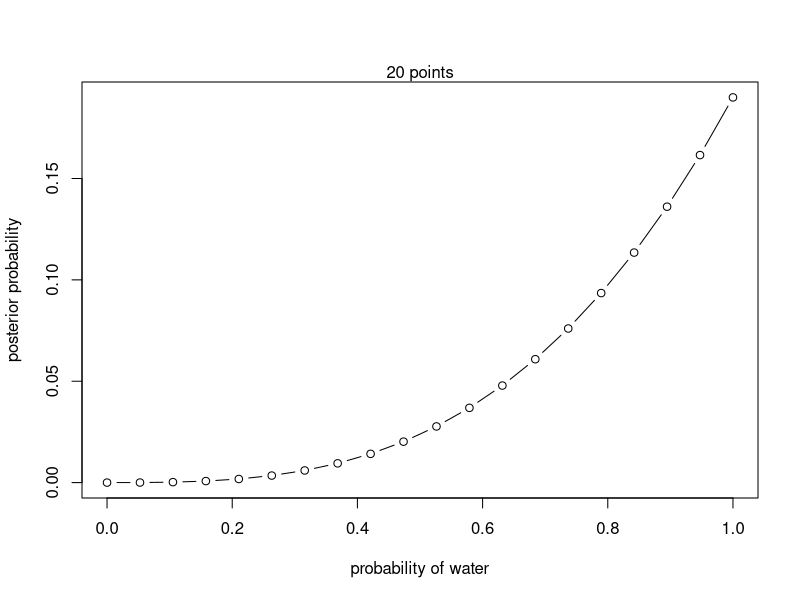
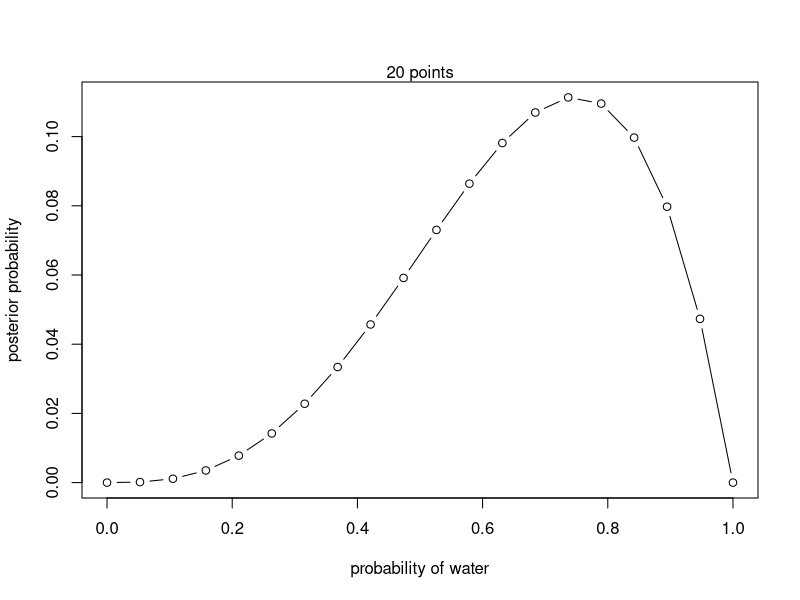
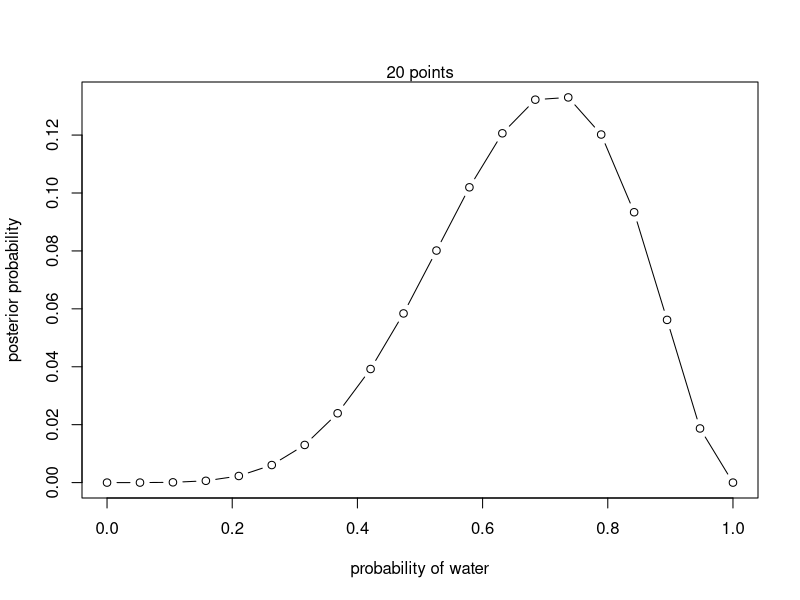
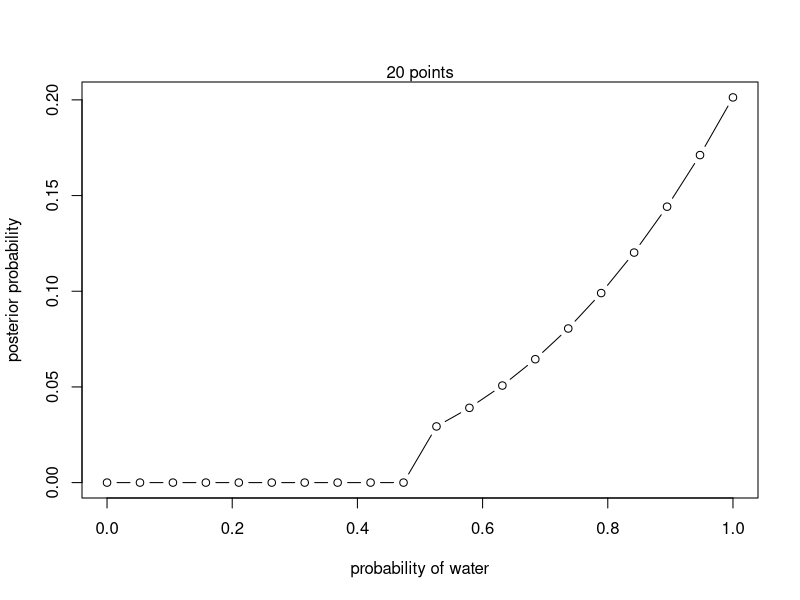
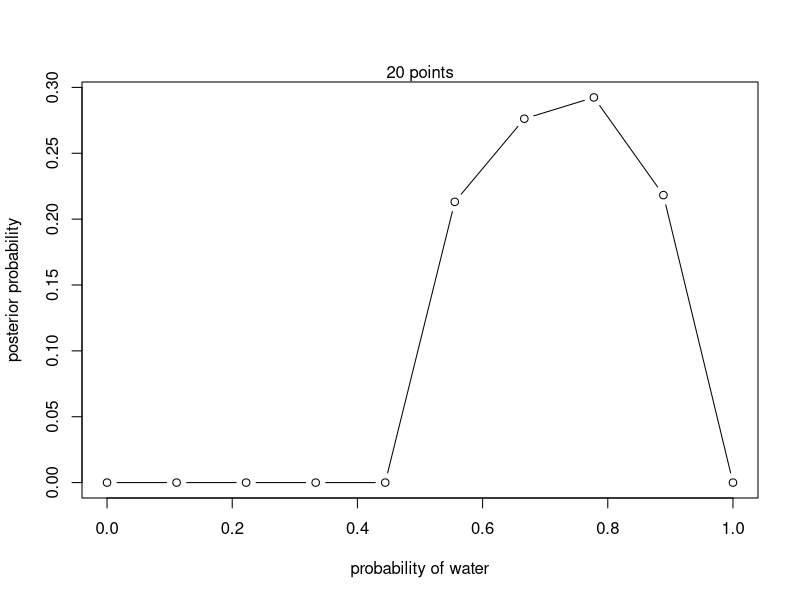
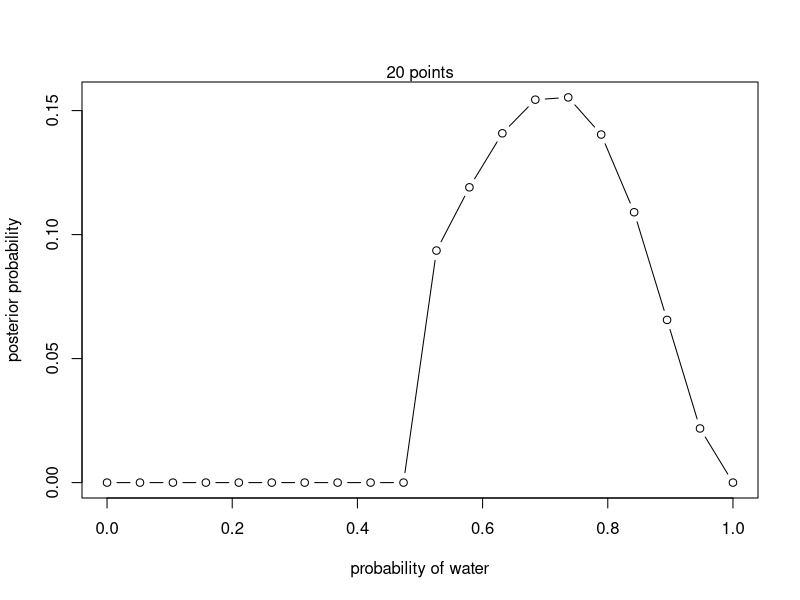

Here is the R script that generated these plots, in order:
## ---- chunk 1
p_grid<-seq(from=0,to=1,length.out=20)
p_prior<-rep(1,20)

likelihood<-dbinom(3,size=3,prob=p_grid)
unstd.posterior<-likelihood*p_prior

posterior<-unstd.posterior/sum(unstd.posterior)

plot(p_grid, posterior, type="b", xlab="probability of water", ylab="posterior probability")
mtext("20 points")
## ---- chunk 2
p_grid<-seq(from=0,to=1,length.out=20)
p_prior<-rep(1,20)

likelihood<-dbinom(3,size=4,prob=p_grid)
unstd.posterior<-likelihood*p_prior

posterior<-unstd.posterior/sum(unstd.posterior)

plot(p_grid, posterior, type="b", xlab="probability of water", ylab="posterior probability")
mtext("20 points")
## ---- chunk 3
p_grid<-seq(from=0,to=1,length.out=20)
p_prior<-rep(1,20)

likelihood<-dbinom(5,size=7,prob=p_grid)
unstd.posterior<-likelihood*p_prior

posterior<-unstd.posterior/sum(unstd.posterior)

plot(p_grid, posterior, type="b", xlab="probability of water", ylab="posterior probability")
mtext("20 points")
## ---- chunk 4
p_grid<-seq(from=0,to=1,length.out=20)
p_prior <- ifelse( p_grid < 0.5 , 0 , 2 )

likelihood<-dbinom(3,size=3,prob=p_grid)
unstd.posterior<-likelihood*p_prior

posterior<-unstd.posterior/sum(unstd.posterior)

plot(p_grid, posterior, type="b", xlab="probability of water", ylab="posterior probability")
mtext("20 points")

## ---- chunk 5
p_grid<-seq(from=0,to=1,length.out=10)
p_prior <- ifelse( p_grid < 0.5 , 0 , 2 )

likelihood<-dbinom(3,size=4,prob=p_grid)
unstd.posterior<-likelihood*p_prior

posterior<-unstd.posterior/sum(unstd.posterior)

plot(p_grid, posterior, type="b", xlab="probability of water", ylab="posterior probability")
mtext("20 points")
## ---- chunk 6
p_grid<-seq(from=0,to=1,length.out=20)
p_prior <- ifelse( p_grid < 0.5 , 0 , 2 )

likelihood<-dbinom(5,size=7,prob=p_grid)
unstd.posterior<-likelihood*p_prior

posterior<-unstd.posterior/sum(unstd.posterior)

plot(p_grid, posterior, type="b", xlab="probability of water", ylab="posterior probability")
mtext("20 points")
